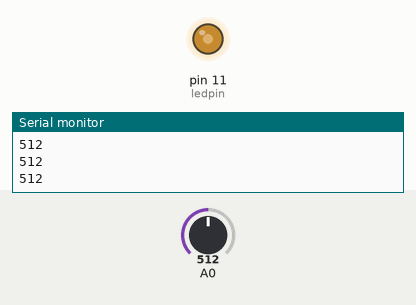
A sketch run on a simulated Arduino Uno, built with avr-gcc and run on an emulated ATmega328P. Shown: output pins drawn as LEDs (lit = HIGH), the last lines printed to the serial monitor. The test bench sets the inputs (shaded band); at power-on: A0 = 512.

Above: at 1.2 s.
1.3 s: A0 set to 716
At 2.5 s:
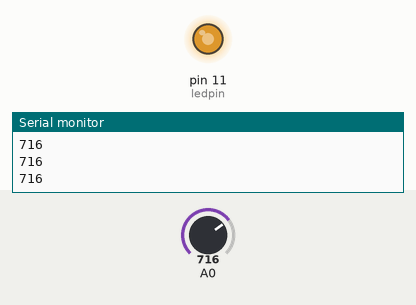
2.8 s: A0 set to 900
At 3.6 s:
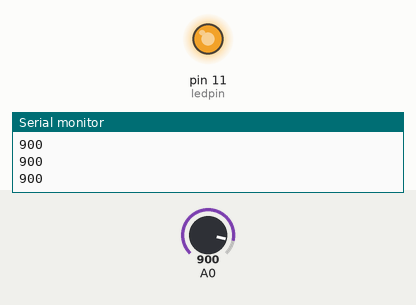
4.3 s: A0 set to 122
At 4.9 s:
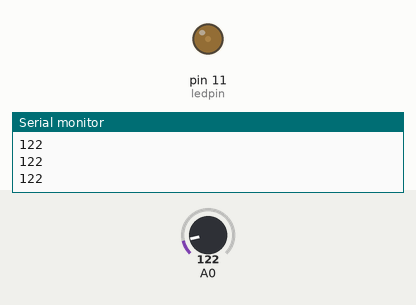
5.8 s: A0 set to 0
At 6.1 s:
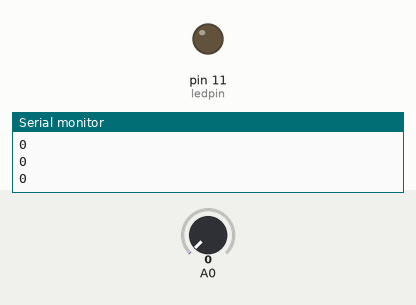
Timing chart, 0 to 8.3 s (numbered marks = the images above; inputs shaded):
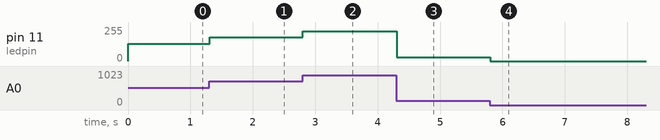

Measured:
- after the input at 1.3 s, pin 11 (ledpin): 128/255 → 179/255 at once
- after the input at 2.8 s, pin 11 (ledpin): 179/255 → 225/255 at once
- after the input at 4.3 s, pin 11 (ledpin): 225/255 → 30/255 at once
- after the input at 5.8 s, pin 11 (ledpin): 30/255 → 0/255 at once

The sketch:

Sample_7.ino
```cpp
int ledpin=11;//宣告數位腳位11（PWM 輸出）
int val=0;

void setup()
{
  pinMode(A0,INPUT); 
  pinMode(ledpin,OUTPUT);//宣告ledpin為輸出腳位 
  Serial.begin(9600);//設置鮑率為9600 //注意！類比腳位自動設置為輸入。
}
void loop()
{ 
  val=analogRead(A0);// 讀取感測器的類比腳位值並給val 
  Serial.println(val);//顯示val值 
  analogWrite(ledpin,val/4);// 設置亮度(PWM輸出0~255) 
  delay(10);//延遲0.01秒
}
```
